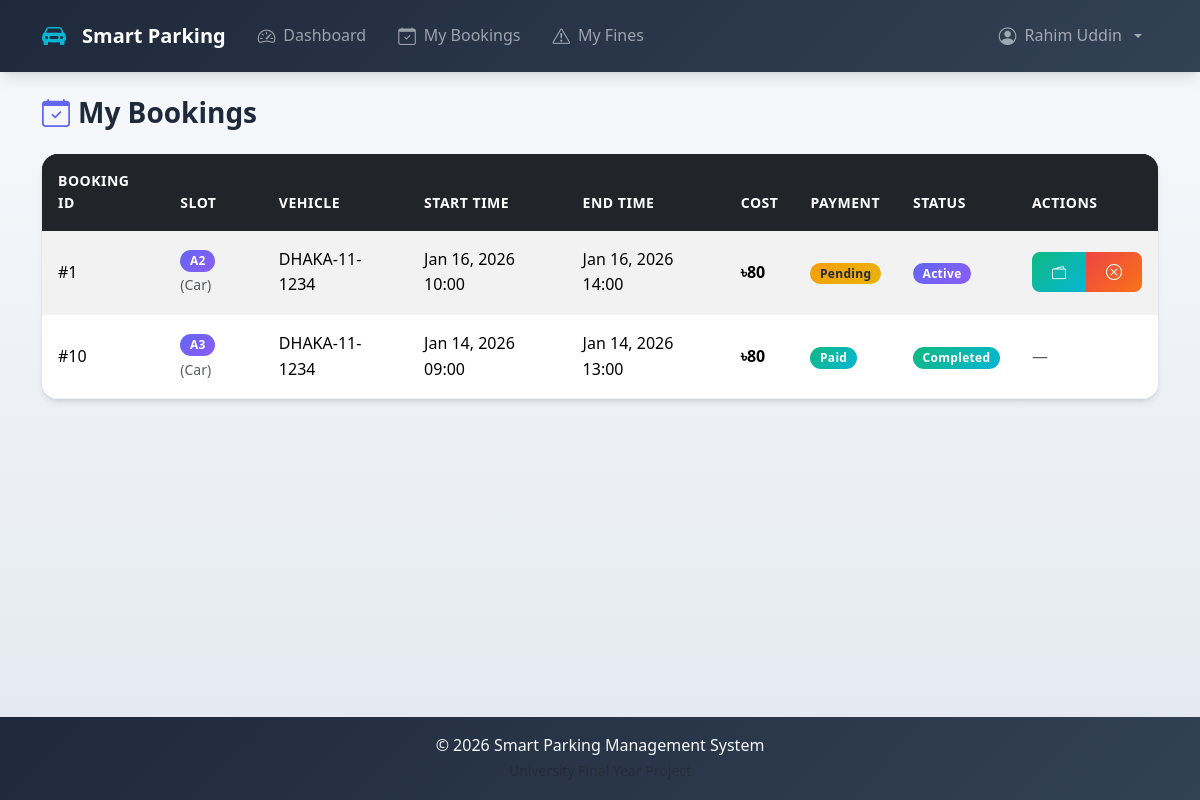
The app's page /user/my-bookings.php (signed in) with its own data.
### tables this page shows
CREATE TABLE bookings (
    id INT AUTO_INCREMENT PRIMARY KEY,
    user_id INT,
    slot_id INT,
    vehicle_number VARCHAR(20) NOT NULL,
    booking_time TIMESTAMP DEFAULT CURRENT_TIMESTAMP,
    start_time DATETIME,
    end_time DATETIME,
    total_cost DECIMAL(10,2) DEFAULT 0.00,
    status ENUM('active', 'completed', 'cancelled') DEFAULT 'active',
    FOREIGN KEY (user_id) REFERENCES users(id),
    FOREIGN KEY (slot_id) REFERENCES parking_slots(id)
);

CREATE TABLE parking_slots (
    id INT AUTO_INCREMENT PRIMARY KEY,
    slot_number VARCHAR(10) UNIQUE NOT NULL,
    type ENUM('car', 'bike', 'bicycle') DEFAULT 'car',
    status ENUM('available', 'occupied', 'reserved', 'maintenance') DEFAULT 'available',
    is_emergency TINYINT(1) DEFAULT 0, 
    price_per_hour DECIMAL(10,2) DEFAULT 20.00
);

### user/my-bookings.php (the view, shortened to what this page needs)
<?php
require_once '../config/db.php';
$userId = getCurrentUserId();
$bookingsQuery = $pdo->prepare("
    SELECT b.*, ps.slot_number, ps.type as slot_type,
           p.payment_status, p.id as payment_id
    FROM bookings b
    JOIN parking_slots ps ON b.slot_id = ps.id
    LEFT JOIN payments p ON p.booking_id = b.id
    WHERE b.user_id = ?
    ORDER BY b.booking_time DESC
");
$bookingsQuery->execute([$userId]);
$bookings = $bookingsQuery->fetchAll();
require_once '../includes/header.php';
?>
<h2 class="mb-4"><i class="bi bi-calendar-check"></i> My Bookings</h2>
<?php if (empty($bookings)): ?>
    <div class="alert alert-info">
        <i class="bi bi-info-circle"></i> You don't have any bookings yet.
        <a href="dashboard.php">Book a slot now!</a>
    </div>
<?php else: ?>
    <div class="table-responsive">
        <table class="table table-striped table-hover bg-white">
            <thead class="table-dark">
                <tr>
                    <th>Booking ID</th>
                    <th>Slot</th>
                    <th>Vehicle</th>
                    <th>Start Time</th>
                    <th>End Time</th>
                    <th>Cost</th>
                    <th>Payment</th>
                    <th>Status</th>
                    <th>Actions</th>
                </tr>
            </thead>
            <tbody>
                <?php foreach ($bookings as $booking): ?>
                    <tr>
                        <td>#<?php echo $booking['id']; ?></td>
                        <td>
                            <span class="badge bg-primary"><?php echo htmlspecialchars($booking['slot_number']); ?></span>
                            <small class="text-muted">(<?php echo ucfirst($booking['slot_type']); ?>)</small>
                        </td>
                        <td><?php echo htmlspecialchars($booking['vehicle_number']); ?></td>
                        <td><?php echo date('M d, Y H:i', strtotime($booking['start_time'])); ?></td>
                        <td><?php echo date('M d, Y H:i', strtotime($booking['end_time'])); ?></td>
                        <td class="fw-bold">৳<?php echo number_format($booking['total_cost'], 0); ?></td>
                        <td>
                            <?php if ($booking['payment_status'] === 'paid'): ?>
                                <span class="badge bg-success">Paid</span>
                            <?php else: ?>
                                <span class="badge bg-warning text-dark">Pending</span>
                            <?php endif; ?>
                        </td>
                        <td>
                            <?php if ($booking['status'] === 'active'): ?>
                                <span class="badge bg-primary">Active</span>
                            <?php elseif ($booking['status'] === 'completed'): ?>
                                <span class="badge bg-success">Completed</span>
                            <?php else: ?>
                                <span class="badge bg-secondary">Cancelled</span>
                            <?php endif; ?>
                        </td>
                        <td>
                            <?php if ($booking['status'] === 'active'): ?>
                                <div class="btn-group btn-group-sm">
                                    <?php if ($booking['payment_status'] !== 'paid'): ?>
                                        <a href="payment.php?booking_id=<?php echo $booking['id']; ?>"
                                           class="btn btn-success" title="Pay Now">
                                            <i class="bi bi-wallet2"></i>
                                        </a>
                                    <?php endif; ?>
                                    <form method="POST" action="" class="d-inline"
                                          onsubmit="return confirm('Are you sure you want to cancel this booking?');">
                                        <button type="submit" name="cancel_booking" class="btn btn-danger" title="Cancel">
                                            <i class="bi bi-x-circle"></i>
                                        </button>
                                    </form>
                                </div>
                            <?php else: ?>
                                <span class="text-muted">—</span>
                            <?php endif; ?>
                        </td>
                    </tr>
                <?php endforeach; ?>
            </tbody>
        </table>
    </div>
<?php endif; ?>
<?php require_once '../includes/footer.php'; ?>

### assets/css/style.css (style rules this page uses)
:root { --primary: #6366f1; --primary-dark: #4f46e5; --primary-light: #818cf8; --accent: #06b6d4; --accent-dark: #0891b2; --success: #10b981; --success-light: #34d399; --danger: #ef4444; --danger-light: #f87171; --warning: #f59e0b; --warning-light: #fbbf24; --info: #3b82f6; --slot-available: linear-gradient(135deg, #10b981, #34d399); --slot-occupied: linear-gradient(135deg, #ef4444, #f87171); --slot-reserved: linear-gradient(135deg, #6366f1, #818cf8); --slot-maintenance: linear-gradient(135deg, #6b7280, #9ca3af); --slot-emergency: linear-gradient(135deg, #06b6d4, #22d3ee); --dark: #1e293b; --dark-light: #334155; --gray: #64748b; --gray-light: #94a3b8; --light: #f1f5f9; --white: #ffffff; --gradient-primary: linear-gradient(135deg, #6366f1, #8b5cf6); --gradient-success: linear-gradient(135deg, #10b981, #06b6d4); --gradient-danger: linear-gradient(135deg, #ef4444, #f97316); --gradient-warning: linear-gradient(135deg, #f59e0b, #eab308); --gradient-dark: linear-gradient(135deg, #1e293b, #334155); --shadow-sm: 0 1px 2px rgba(0, 0, 0, 0.05); --shadow: 0 4px 6px -1px rgba(0, 0, 0, 0.1), 0 2px 4px -2px rgba(0, 0, 0, 0.1); --shadow-md: 0 10px 15px -3px rgba(0, 0, 0, 0.1), 0 4px 6px -4px rgba(0, 0, 0, 0.1); --shadow-lg: 0 20px 25px -5px rgba(0, 0, 0, 0.1), 0 8px 10px -6px rgba(0, 0, 0, 0.1); --shadow-glow: 0 0 20px rgba(99, 102, 241, 0.3); --radius-sm: 8px; --radius: 12px; --radius-lg: 16px; --radius-xl: 24px; --transition: all 0.3s cubic-bezier(0.4, 0, 0.2, 1); --transition-fast: all 0.15s cubic-bezier(0.4, 0, 0.2, 1); }
* { margin: 0; padding: 0; box-sizing: border-box; }
body { font-family: 'Segoe UI', -apple-system, BlinkMacSystemFont, sans-serif; min-height: 100vh; display: flex; flex-direction: column; background: linear-gradient(180deg, #f8fafc 0%, #e2e8f0 100%); color: var(--dark); line-height: 1.6; }
h1, h2, h3, h4, h5, h6 { font-weight: 600; color: var(--dark); margin-bottom: 0.5rem; }
h2 { font-size: 1.75rem; display: flex; align-items: center; gap: 0.5rem; }
h2 i { color: var(--primary); }
.btn { font-weight: 500; border-radius: var(--radius-sm); padding: 0.5rem 1.25rem; transition: var(--transition); border: none; display: inline-flex; align-items: center; gap: 0.5rem; }
.btn-success { background: var(--gradient-success); color: white; }
.btn-danger { background: var(--gradient-danger); color: white; }
.btn-group .btn { border-radius: 0; }
.btn-group .btn:first-child { border-radius: var(--radius-sm) 0 0 var(--radius-sm); }
.btn-group .btn:last-child { border-radius: 0 var(--radius-sm) var(--radius-sm) 0; }
.table-responsive { border-radius: var(--radius-lg); box-shadow: var(--shadow); overflow: hidden; }
.table { margin-bottom: 0; }
.table thead { background: var(--gradient-dark); }
.table thead th { color: white; font-weight: 600; padding: 1rem; border: none; font-size: 0.875rem; text-transform: uppercase; letter-spacing: 0.5px; }
.table tbody td { padding: 1rem; vertical-align: middle; border-color: var(--light); }
.table-striped tbody tr:nth-of-type(odd) { background: rgba(241, 245, 249, 0.5); }
.badge { font-weight: 600; padding: 0.4em 0.8em; border-radius: 20px; font-size: 0.75rem; letter-spacing: 0.3px; }
.badge.bg-primary { background: var(--gradient-primary) !important; }
.badge.bg-success { background: var(--gradient-success) !important; }
.badge.bg-warning { background: var(--gradient-warning) !important; color: var(--dark) !important; }

### records on screen
bookings: id "1", slot.slot_number "A2", slot.type "Car", vehicle_number "DHAKA-11-1234", start_time "Jan 16, 2026 10:00", end_time "Jan 16, 2026 14:00", total_cost "80", shows "Pending", status "Active"
bookings: id "10", slot.slot_number "A3", slot.type "Car", vehicle_number "DHAKA-11-1234", start_time "Jan 14, 2026 09:00", end_time "Jan 14, 2026 13:00", total_cost "80", shows "Paid", status "Completed"

### other values on screen
getCurrentUserName() "Rahim Uddin"
